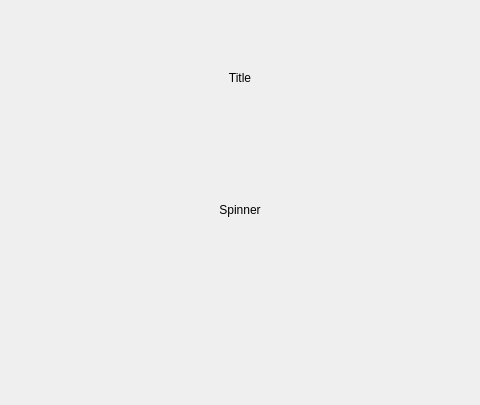
<?xml version="1.0" encoding="UTF-8"?>
<ui version="4.0">
 <class>ikoOSKAR::UI::Common::Spinner</class>
 <widget class="QWidget" name="ikoOSKAR::UI::Common::Spinner">
  <property name="geometry">
   <rect>
    <x>0</x>
    <y>0</y>
    <width>480</width>
    <height>405</height>
   </rect>
  </property>
  <property name="windowTitle">
   <string>Form</string>
  </property>
  <layout class="QVBoxLayout" name="verticalLayout">
   <property name="spacing">
    <number>25</number>
   </property>
   <property name="topMargin">
    <number>25</number>
   </property>
   <item>
    <widget class="QLabel" name="lblHeader">
     <property name="sizePolicy">
      <sizepolicy hsizetype="Preferred" vsizetype="Minimum">
       <horstretch>0</horstretch>
       <verstretch>0</verstretch>
      </sizepolicy>
     </property>
     <property name="text">
      <string>Title</string>
     </property>
     <property name="alignment">
      <set>Qt::AlignCenter</set>
     </property>
     <property name="wordWrap">
      <bool>true</bool>
     </property>
    </widget>
   </item>
   <item>
    <widget class="QLabel" name="lblSpinner">
     <property name="maximumSize">
      <size>
       <width>16777215</width>
       <height>150</height>
      </size>
     </property>
     <property name="text">
      <string>Spinner</string>
     </property>
     <property name="alignment">
      <set>Qt::AlignCenter</set>
     </property>
    </widget>
   </item>
   <item>
    <widget class="QWidget" name="widget" native="true"/>
   </item>
  </layout>
 </widget>
 <resources/>
 <connections/>
</ui>
